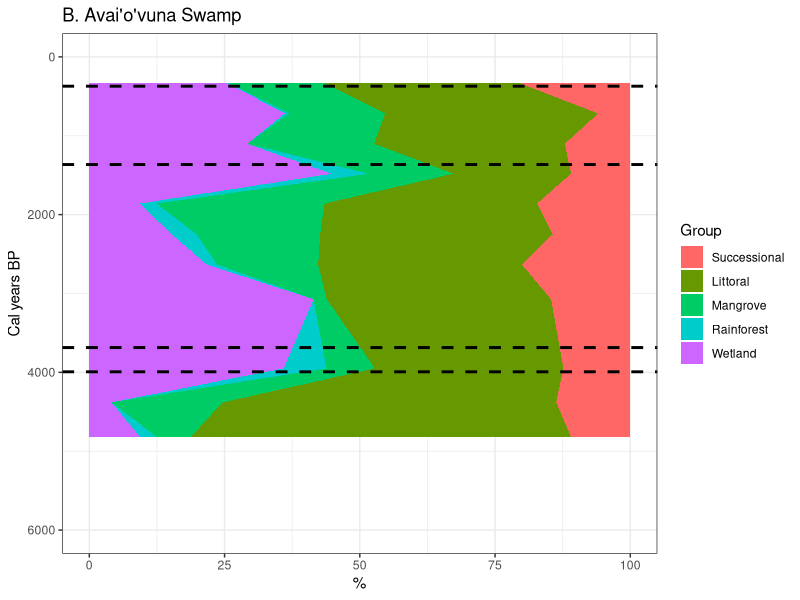
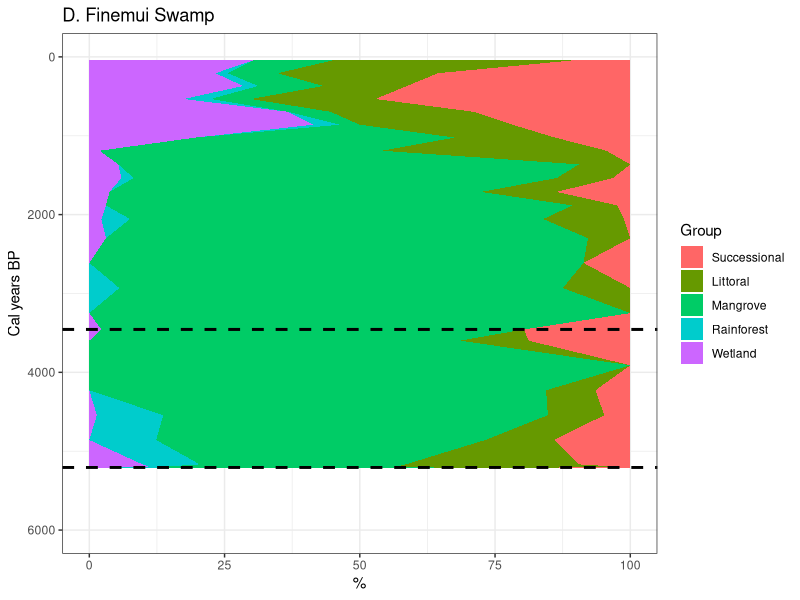
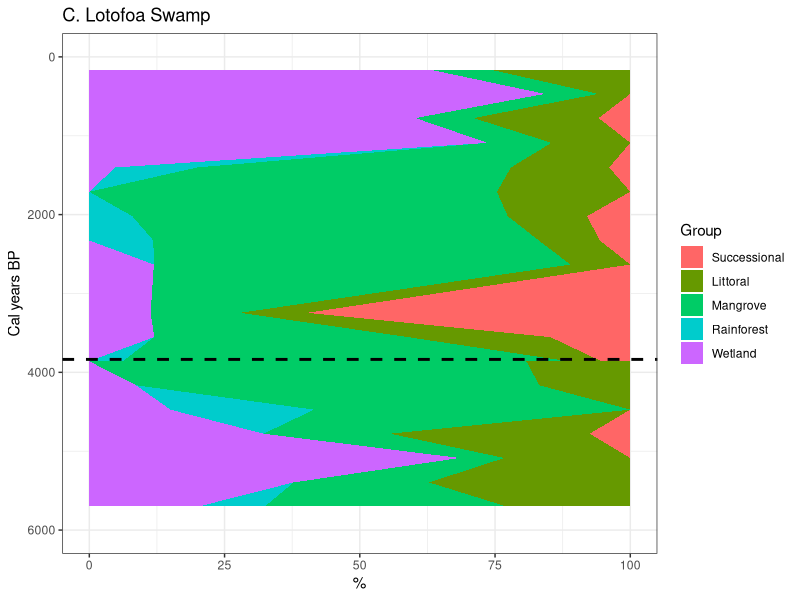
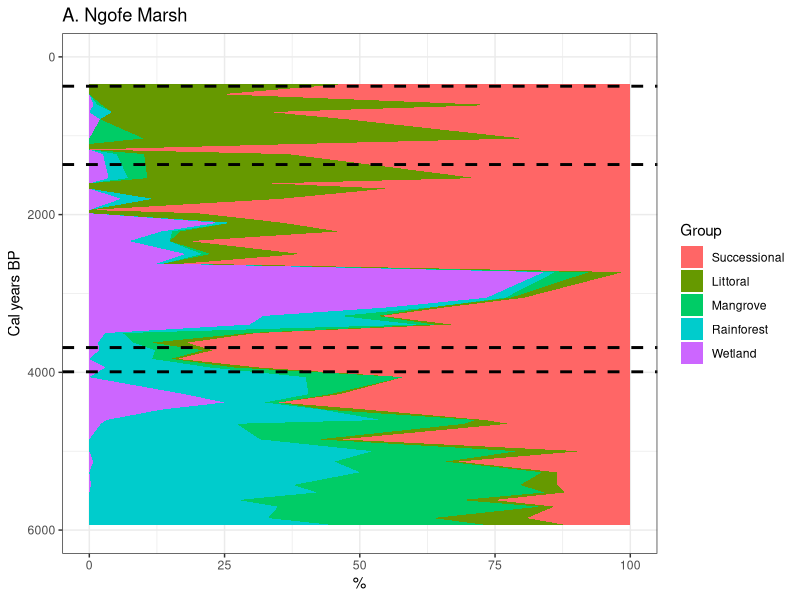
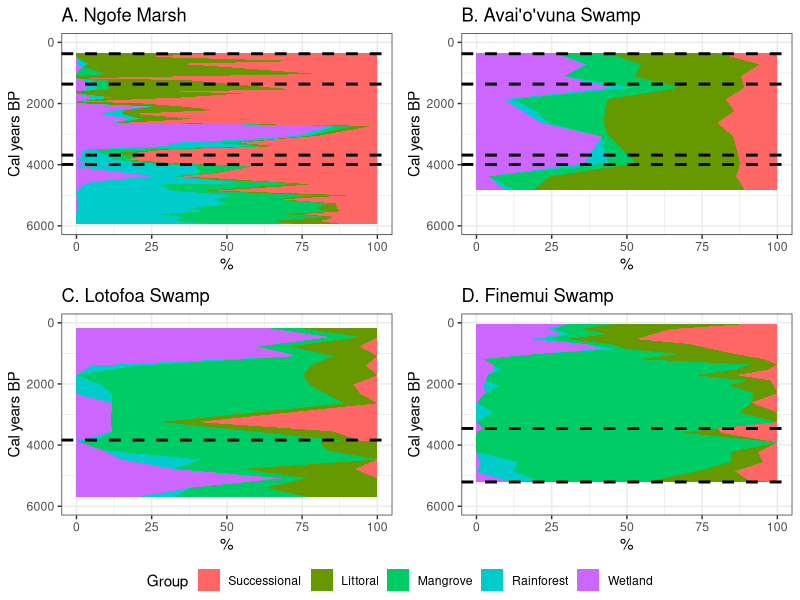

Recreate these plots in R, in order.
library(dplyr)
library(ggplot2)
library(ggpubr)
library(tidyr)

spec_group<-read.csv("spec_group2.csv")
spec_group<-spec_group[-c(1,6)]
spec_group[,1:5]<- spec_group[,1:5] / rowSums(spec_group[,1:5]) * 100

names(spec_group)[1]<-"Successional"
names(spec_group)[2]<-"Littoral"
names(spec_group)[3]<-"Mangrove"
names(spec_group)[4]<-"Rainforest"
names(spec_group)[5]<-"Wetland"

avai_groups<- spec_group[spec_group$Site == "Avaiovuna Swamp", ]
fine_groups<- spec_group[spec_group$Site == "Finemui Swamp", ]
loto_groups<- spec_group[spec_group$Site == "Lotofoa Swamp", ]
ngof_groups<- spec_group[spec_group$Site == "Ngofe Marsh", ]

#Avai'o'vuna
avai_long <- gather(avai_groups, Group, Percentage, "Successional":"Wetland", factor_key=TRUE)

avai_bar<-ggplot(avai_long, aes(fill=Group, y=Percentage, x=Cal_yrs_BP, width=100)) + 
  geom_area(position="stack", stat="identity") +
  ggtitle("B. Avai'o'vuna Swamp") +
  xlab("Cal years BP") +
  ylab("%") +
  scale_fill_manual(values = c("#ff6666","#669900","#00cc66","#00cccc", "#cc66ff")) +
  xlim(6000, 0) +
  coord_flip() +
  theme_bw() +
  geom_vline(xintercept=c(372,1365,3686,3993), linetype="dashed", 
             color = "black", size=1)
avai_bar

#Finemui
fine_long <- gather(fine_groups, Group, Percentage, "Successional":"Wetland", factor_key=TRUE)

fine_bar<-ggplot(fine_long, aes(fill=Group, y=Percentage, x=Cal_yrs_BP, width=100)) + 
  geom_area(position="stack", stat="identity") +
  ggtitle("D. Finemui Swamp") +
  xlab("Cal years BP") +
  ylab("%") +
  scale_fill_manual(values = c("#ff6666","#669900", "#00cc66","#00cccc", "#cc66ff")) +
  xlim(6000, 0) +
  coord_flip() +
  theme_bw() +
  geom_vline(xintercept=c(3456,5206), linetype="dashed", 
             color = "black", size=1)
fine_bar

#Lotofoa
loto_groups <-loto_groups[order(loto_groups$Cal_yrs_BP),]

#the year 3859BP appears twice because of a slump in the age-depth model, here I changed it by a year each way
loto_groups$Cal_yrs_BP<-c(166,469,776,1090,1402,1710,2020,2328,2633,3245,3553,3858,3860,4164,4473,4778,5086,5396,5701,6007,6311,6614,6920,7226)

loto_long <- gather(loto_groups, Group, Percentage, "Successional":"Wetland", factor_key=TRUE)

loto_bar<-ggplot(loto_long, aes(fill=Group, y=Percentage, x=Cal_yrs_BP, width=100)) + 
  geom_area(position="stack", stat="identity") +
  ggtitle("C. Lotofoa Swamp") +
  xlab("Cal years BP") +
  ylab("%") +
  scale_fill_manual(values = c("#ff6666","#669900","#00cc66", "#00cccc", "#cc66ff")) +
  xlim(6000, 0) +
  coord_flip() +
  theme_bw() +
  geom_vline(xintercept=3836, linetype="dashed", 
             color = "black", size=1)
loto_bar

#Ngofe
ngof_long <- gather(ngof_groups, Group, Percentage, "Successional":"Wetland", factor_key=TRUE)

ngof_bar<-ggplot(ngof_long, aes(fill=Group, y=Percentage, x=Cal_yrs_BP, width=100)) + 
  geom_area(position="stack", stat="identity") +
  ggtitle("A. Ngofe Marsh") +
  xlab("Cal years BP") +
  ylab("%") +
  scale_fill_manual(values = c("#ff6666","#669900","#00cc66","#00cccc", "#cc66ff")) +
  xlim(6000, 0) +
  coord_flip() +
  theme_bw() +
  geom_vline(xintercept=c(372,1365,3686,3993), linetype="dashed", 
             color = "black", size=1)
ngof_bar
#T1B removed 5854 cal years BP

plot_bar<-ggarrange(ngof_bar, avai_bar, loto_bar, fine_bar,
                    common.legend = TRUE, legend = "bottom")

annotate_figure(plot_bar, top = text_grob)

